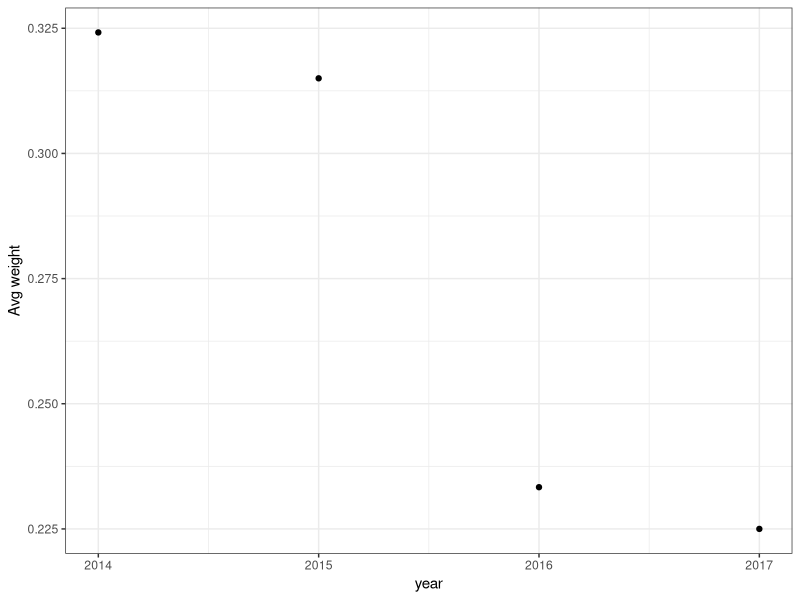
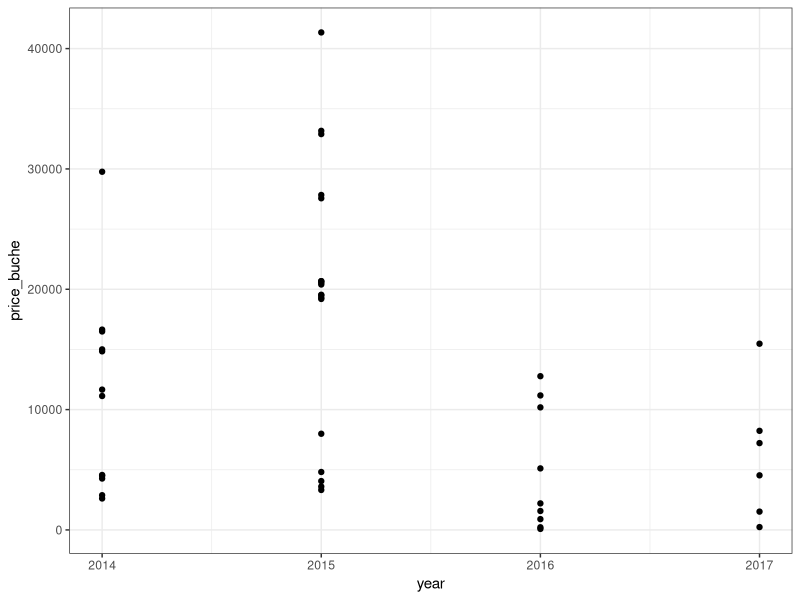
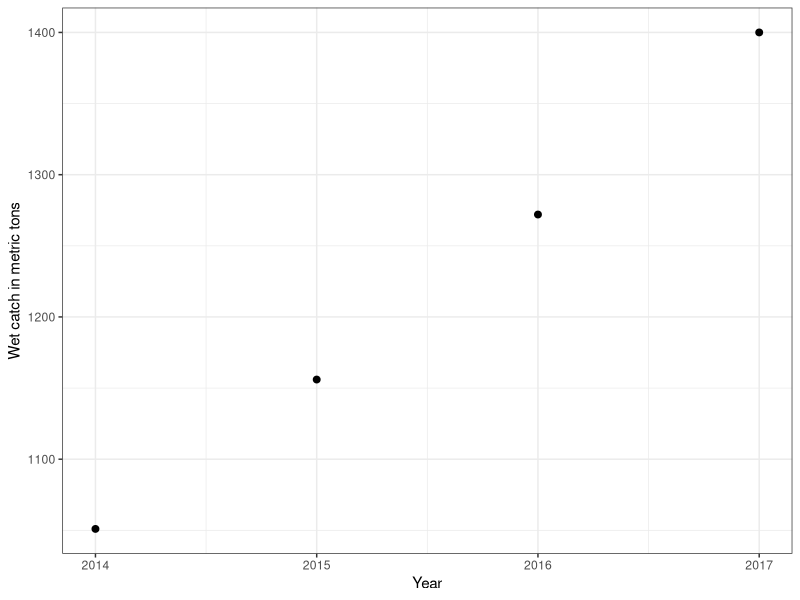
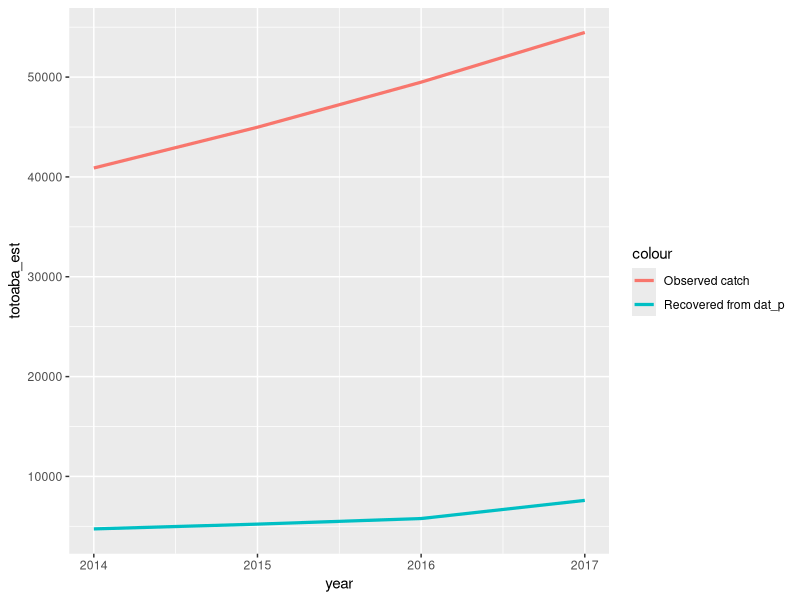
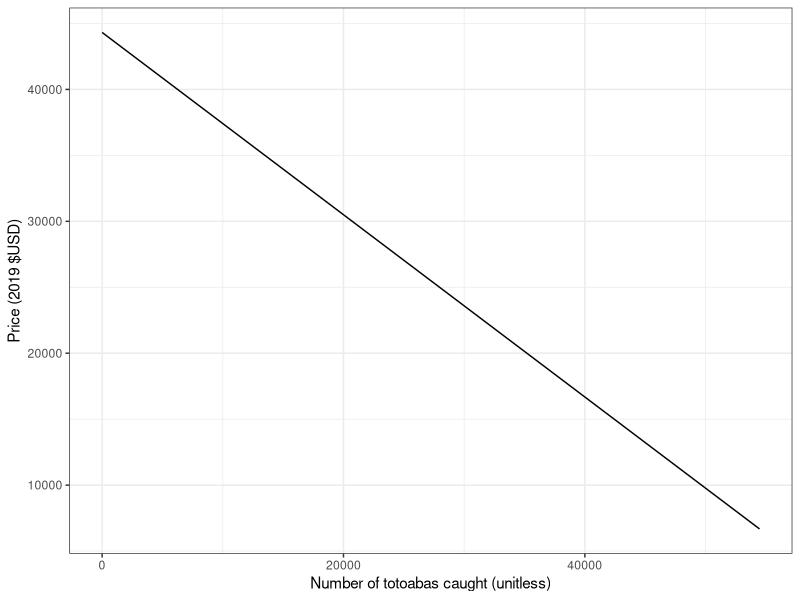
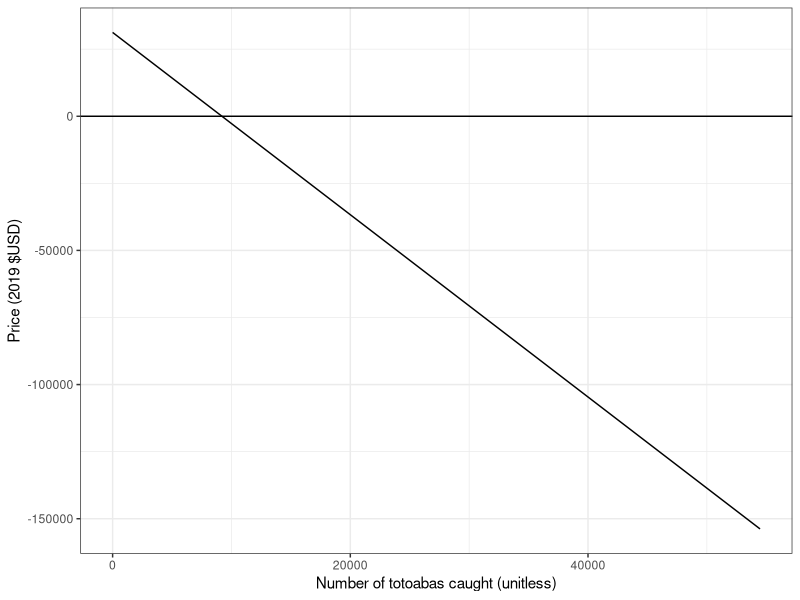
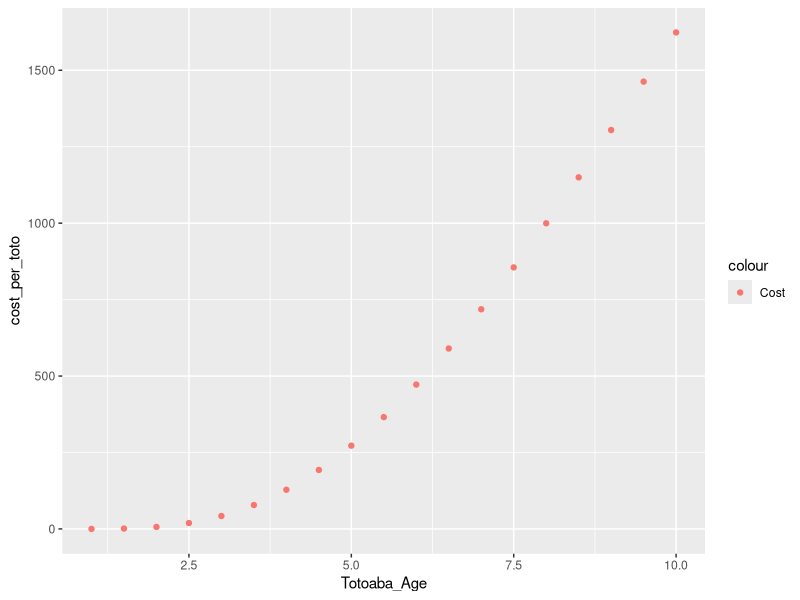
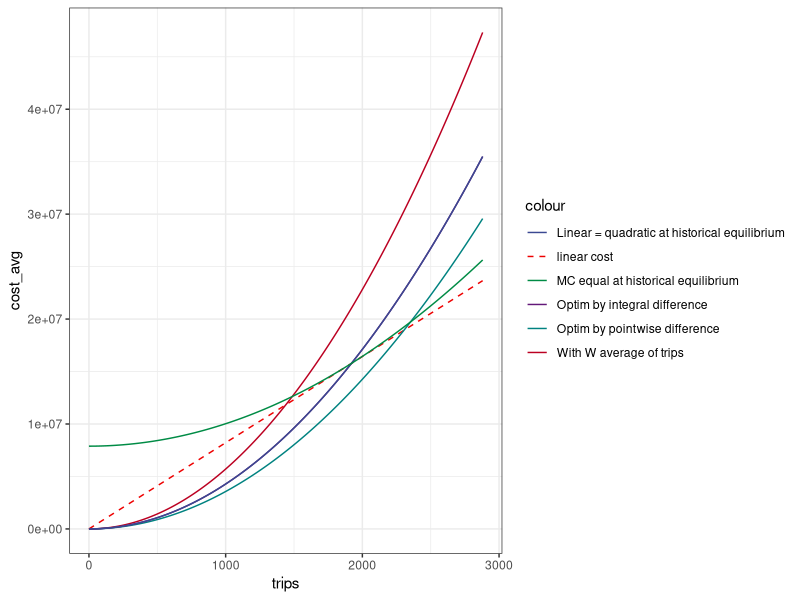

Reproduce these figures in R, in order.
## ---- chunk 1
knitr::opts_chunk$set(echo = F)
library(tidyverse)
library("ggsci")
library(here)
## ---- chunk 2
dat_p = read.csv(here("data","andrew","dat_p.csv")) #Price-quantity data (OG Paper)
dat_b = read.csv(here('data', 'andrew', "dat_bc.csv"))
## ---- chunk 3
dat_p %>% 
  group_by(year) %>%
 summarise_at(vars(kg), list(name = mean))%>%
  ggplot(aes(x = year,  y = name))+
  geom_point()+
  theme_bw()+
  ylab('Avg weight')
## ---- chunk 4
dat_p = dat_p %>%
  mutate(price_buche = g*p,
         price_kg = p*1000)
dat_p %>%
  ggplot(aes(x=year))+
  geom_point(aes(y = price_buche))+
  theme_bw()
## ---- chunk 5
dat_b %>% subset(y>2013)%>%
  ggplot(aes(x=y, y= c))+
  geom_point(size = 2)+
  theme_bw()+
  ylab("Wet catch in metric tons")+
  xlab('Year')
## ---- chunk 6
dat_p = dat_p %>% mutate(totoaba = (q*1000)/.5)
dat_b = dat_b %>% mutate(totoaba = (c*1000/25.7))

data.frame( totoaba_est = dat_p %>% select(totoaba) %>% unique() %>% pull(),
            totoaba_obs = dat_b %>% subset(y>2013) %>% select(totoaba)%>%pull(),
            year = c(2014, 2015, 2016, 2017))%>%
  ggplot(aes(x=year))+
  geom_line(aes(y = totoaba_est, colour= 'Recovered from dat_p'), linewidth = 1.1)+
  geom_line(aes(y = totoaba_obs, colour = 'Observed catch'), linewidth = 1.1)
  
## ---- chunk 7
results = data.frame()
new_dat = merge(dat_b %>% subset(y>2013) %>% select(y,totoaba) %>%rename(year=y), dat_p %>% select(year, price_buche))
model = lm(price_buche ~ totoaba, data = new_dat)
summary(model)

demand = function(totoaba){
  y = model$coefficients[1] + model$coefficients[2]*totoaba
  return(y)
}

data.frame(x = seq(1,max(dat_b %>% subset(y>2013)%>%select(totoaba)))) %>%
  mutate(demand = demand(x))%>%
  ggplot(aes(x = x, y = demand))+
  geom_line()+
  xlab('Number of totoabas caught (unitless)')+
  ylab('Price (2019 $USD)')+
  theme_bw()

results = results %>% rbind(model$coefficients)
## ---- chunk 8
new_dat = dat_p %>% select(price_buche, totoaba)
model = lm(price_buche ~ totoaba, data = new_dat)
summary(model)

demand = function(totoaba){
  y = model$coefficients[1] + model$coefficients[2]*totoaba
  return(y)
}

data.frame(x = seq(1,max(dat_b %>% subset(y>2013)%>%select(totoaba)))) %>%
  mutate(demand = demand(x))%>%
  ggplot(aes(x = x, y = demand))+
  geom_line()+
  xlab('Number of totoabas caught (unitless)')+
  ylab('Price (2019 $USD)')+
  theme_bw()+
  geom_hline(yintercept=0)

results = results %>% rbind(model$coefficients)
## ---- chunk 9
colnames(results) = c('Intercept (alpha)', 'beta')
print(results)
## ---- chunk 10
results = results[1,]
## ---- chunk 11
df_wild = read.csv(here('data', 'w_par.csv'))
W = 8215
c = 68
results = results %>% cbind(W,c)
print(results)
## ---- chunk 12
df_farm = read.csv(here("data", "aqua_par_farm.csv"))
df_farm = df_farm %>%
  mutate(cost_per_toto = Cost_feed_kgyear/Number_Individuals)
df_farm %>% ggplot(aes(x=Totoaba_Age))+
  geom_point(aes(y=cost_per_toto, colour = 'Cost'))
## ---- chunk 13

r = 0.039
k = 20226 # in metric tons of biomass from INAPESCA
k_ = k*1000/25.7

catchability = 0.00055# in vessel trips ^-1


results = results %>% cbind(r, k_, catchability)
## ---- chunk 14
dat_w = read.csv(here("data", "w_par.csv"))
max_E = sum(dat_w$total_fleet_days_year)
## ---- chunk 15


# Define coefficients for average costs in different estimation scenarios
avg_cost = 8215.34
min_cost = 3992.27
max_cost = 13327.92

# Define the number of trips as a continuous variable that ranges from 0 to realized trips majored by 50%
values_W = data.frame()

for (x in c(1, 1.2, 1.5)){
  
  trips = seq(0,1920*x,0.1)

# Define total costs based on different estimation scenarios
  cost_avg = avg_cost * trips
  cost_min = min_cost * trips
  cost_max = max_cost * trips

# Define trips^2
  trips_2 = trips^2

# Define quadratic cost function as a function of the coefficient W
  quadratic_cost = function(W){
    return(W*trips_2)
  }

# Approach 0 : get average cost and divide by average x
  W_avg_trip = avg_cost/(max(trips)/2)
  Ws = c(W_avg_trip = W_avg_trip)
# Approach 1: minimize sum of pointwise squared differences
  difference = function(W)(sum((cost_avg - W*trips_2)^2))


  res = optimize(difference, interval = c(0,1000))

  costs_estimation = data.frame(trips, 
                                cost_avg,
                                quad_cost_avg = quadratic_cost(W_avg_trip),
                                quad_cost_optim = quadratic_cost(res$minimum))
  Ws = append(Ws, c(W_pointwise = res$minimum))

# Second approach : minimize the sum of squared integral difference
  difference = function(W){
    y1 = W*trips_2
    return( (sum(y1) - sum(cost_avg))^2)
  }

  res = optimize(difference, interval = c(0,1000))

  Ws = append(Ws, c(W_integral = res$minimum))
  costs_estimation = costs_estimation%>%
    mutate(quad_cost_optim2 = quadratic_cost(res$minimum))
  
# Third approahc : find W such that the cost for realized trips (1920) is equal for both specifications
  W_exact = avg_cost/max_E
  Ws = append(Ws, c(W_exact_1920 = W_exact))
  Ws = append(Ws, x=x, 1)
  costs_estimation = costs_estimation%>%
    mutate(quad_cost_exact = quadratic_cost(W_exact))
  
# Fourth approache : equate marginal costs at existing equilibrium point
  # MC = 2*W*E
  # maxE = 1920
  W_MC = avg_cost/(2*max_E)
  Ws = append(Ws, c(MC_eq = W_MC))
  differ = max_E*avg_cost -W_MC*max_E^2 

  costs_estimation = costs_estimation%>%
    mutate(quad_cost_MC = quadratic_cost(W_MC)+ differ)
  values_W = rbind(values_W, Ws)

}
colnames(values_W) = names(Ws)

# Graph : 

costs_estimation%>%
  ggplot(aes(x=trips))+
  geom_line(aes(y=cost_avg, colour = 'linear cost'), linetype = "dashed")+
  geom_line(aes(y = quad_cost_avg, colour = 'With W average of trips'))+
  geom_line(aes(y = quad_cost_optim, colour = 'Optim by pointwise difference'))+
  geom_line(aes(y = quad_cost_optim2, colour = 'Optim by integral difference'))+
  geom_line(aes(y = quad_cost_exact, colour = 'Linear = quadratic at historical equilibrium'))+
  geom_line(aes(y = quad_cost_MC, colour = 'MC equal at historical equilibrium'))+
  #geom_vline(xintercept = 1920)+
  theme_bw()+
  scale_color_aaas()
print(Ws)
